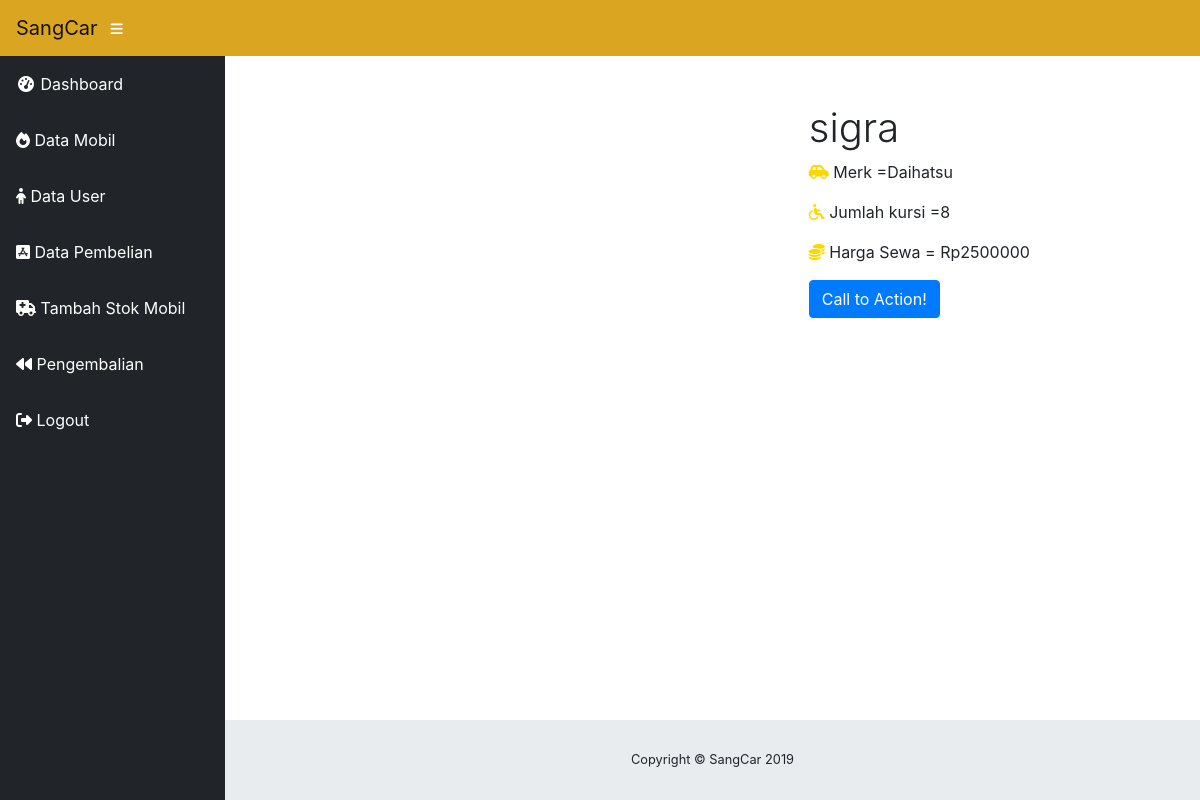
The app's page /rincian.php?id=2 (signed in) with its own data.
### tables this page shows
CREATE TABLE `mobil` (
  `id` int(11) NOT NULL,
  `Merk` int(5) NOT NULL,
  `Type` varchar(30) NOT NULL,
  `Jumlah_kursi` int(11) NOT NULL,
  `Harga_Sewa` int(30) NOT NULL,
  `gambar` varchar(30) NOT NULL,
  `Status_mobil` varchar(30) NOT NULL
);

CREATE TABLE `merk` (
  `id` int(11) NOT NULL,
  `nama_merk` varchar(20) NOT NULL,
  `gambar_kategori` varchar(30) NOT NULL
);

### rincian.php (the view, shortened to what this page needs)
<?php
include 'cover/header.php';
$id= $_GET['id'];
$query="SELECT * FROM mobil join merk WHERE mobil.id=$id and merk.id=mobil.merk";
	$hasil=mysqli_query($con,$query);
?>
  <div class="container"  style="background-color:white;">
    <div class="row align-items-center my-5">
	<?php while ($baris=mysqli_fetch_array($hasil)) { ?>
      <div class="col-lg-7">
      </div>
      <div class="col-lg-5">
        <h1 class="font-weight-light"><?php echo $baris['Type']?></h1>
        <p><i class="fas fa-car-side" style="color: #FFD700;"></i> Merk	=<?php echo $baris['nama_merk']?></p>
		<p><i class="fas fa-wheelchair" style="color: #FFD700;"></i> Jumlah kursi =<?php echo $baris['Jumlah_kursi']?></p>
		<p><i class="fas fa-coins" style="color: #FFD700;"></i> Harga Sewa = Rp<?php echo $baris['Harga_Sewa']?></p>
<?php if ($_SESSION["username"]!=null){
			  ?>
  <a class="btn btn-primary" href="pesan.php?id=<?php echo $baris['id']?>">Call to Action!</a>
	   <?php } else { ?>
	   <a class="btn btn-primary" href="#">Login!</a>
	   <?php } ?>
      </div>
	  <?php } ?>
    </div>
  <?php
include "cover/footer.php";
?>
</body>
</html>

### records on screen
mobil: Type "sigra", merk.nama_merk "Daihatsu", Jumlah_kursi "8", Harga_Sewa "2500000"
